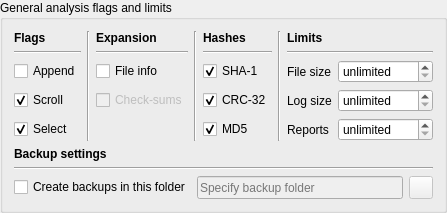
            <widget class="QGroupBox" name="groupBoxFlagsAndLimits">
             <property name="sizePolicy">
              <sizepolicy hsizetype="MinimumExpanding" vsizetype="Minimum">
               <horstretch>0</horstretch>
               <verstretch>0</verstretch>
              </sizepolicy>
             </property>
             <property name="title">
              <string>General analysis flags and limits</string>
             </property>
             <layout class="QGridLayout" name="gridLayout_7">
              <item row="0" column="0">
               <layout class="QGridLayout" name="gridLayoutFlagsAndLimits">
                <item row="3" column="6">
                 <widget class="QLabel" name="labelMaxLogSize">
                  <property name="sizePolicy">
                   <sizepolicy hsizetype="Fixed" vsizetype="Preferred">
                    <horstretch>0</horstretch>
                    <verstretch>0</verstretch>
                   </sizepolicy>
                  </property>
                  <property name="text">
                   <string>Log size</string>
                  </property>
                 </widget>
                </item>
                <item row="1" column="0">
                 <widget class="Line" name="line_4">
                  <property name="orientation">
                   <enum>Qt::Horizontal</enum>
                  </property>
                 </widget>
                </item>
                <item row="0" column="6" colspan="2">
                 <widget class="QLabel" name="labelGeneralLimits">
                  <property name="text">
                   <string>&lt;html&gt;&lt;head/&gt;&lt;body&gt;&lt;p&gt;&lt;span style=&quot; font-weight:600;&quot;&gt;Limits&lt;/span&gt;&lt;/p&gt;&lt;/body&gt;&lt;/html&gt;</string>
                  </property>
                 </widget>
                </item>
                <item row="1" column="6" colspan="2">
                 <widget class="Line" name="line_7">
                  <property name="orientation">
                   <enum>Qt::Horizontal</enum>
                  </property>
                 </widget>
                </item>
                <item row="0" column="0">
                 <widget class="QLabel" name="labelGeneralFlags">
                  <property name="text">
                   <string>&lt;html&gt;&lt;head/&gt;&lt;body&gt;&lt;p&gt;&lt;span style=&quot; font-weight:600;&quot;&gt;Flags&lt;/span&gt;&lt;/p&gt;&lt;/body&gt;&lt;/html&gt;</string>
                  </property>
                 </widget>
                </item>
                <item row="4" column="4">
                 <widget class="QCheckBox" name="checkBoxCalculateMD5">
                  <property name="toolTip">
                   <string>Calculate MD5 hash</string>
                  </property>
                  <property name="text">
                   <string>MD5</string>
                  </property>
                  <property name="checked">
                   <bool>true</bool>
                  </property>
                 </widget>
                </item>
                <item row="2" column="7">
                 <widget class="QSpinBox" name="spinBoxMaxFileSize">
                  <property name="toolTip">
                   <string>Maximum size (in MB) of files to be loaded, files are skipped when they are bigger than that (0 = no limit)</string>
                  </property>
                  <property name="specialValueText">
                   <string>unlimited</string>
                  </property>
                  <property name="suffix">
                   <string> MB</string>
                  </property>
                  <property name="minimum">
                   <number>0</number>
                  </property>
                  <property name="maximum">
                   <number>999999</number>
                  </property>
                  <property name="singleStep">
                   <number>100</number>
                  </property>
                  <property name="value">
                   <number>0</number>
                  </property>
                 </widget>
                </item>
                <item row="4" column="7">
                 <widget class="QSpinBox" name="spinBoxMaxReports">
                  <property name="toolTip">
                   <string>Maximum number of reported sets held in memory (0 = no limit)</string>
                  </property>
                  <property name="specialValueText">
                   <string>unlimited</string>
                  </property>
                  <property name="minimum">
                   <number>0</number>
                  </property>
                  <property name="maximum">
                   <number>999999</number>
                  </property>
                  <property name="singleStep">
                   <number>100</number>
                  </property>
                  <property name="value">
                   <number>0</number>
                  </property>
                 </widget>
                </item>
                <item row="2" column="6">
                 <widget class="QLabel" name="labelMaxFileSize">
                  <property name="sizePolicy">
                   <sizepolicy hsizetype="Fixed" vsizetype="Preferred">
                    <horstretch>0</horstretch>
                    <verstretch>0</verstretch>
                   </sizepolicy>
                  </property>
                  <property name="text">
                   <string>File size</string>
                  </property>
                 </widget>
                </item>
                <item row="0" column="1" rowspan="5">
                 <widget class="Line" name="line">
                  <property name="orientation">
                   <enum>Qt::Vertical</enum>
                  </property>
                 </widget>
                </item>
                <item row="4" column="0">
                 <widget class="QCheckBox" name="checkBoxSelectGame">
                  <property name="toolTip">
                   <string>Select machine in machine list if selected in analysis report?</string>
                  </property>
                  <property name="text">
                   <string>Select</string>
                  </property>
                  <property name="checked">
                   <bool>true</bool>
                  </property>
                 </widget>
                </item>
                <item row="3" column="7">
                 <widget class="QSpinBox" name="spinBoxMaxLogSize">
                  <property name="toolTip">
                   <string>Maximum number of lines in log (0 = no limit)</string>
                  </property>
                  <property name="specialValueText">
                   <string>unlimited</string>
                  </property>
                  <property name="suffix">
                   <string> lines</string>
                  </property>
                  <property name="minimum">
                   <number>0</number>
                  </property>
                  <property name="maximum">
                   <number>999999</number>
                  </property>
                  <property name="singleStep">
                   <number>100</number>
                  </property>
                  <property name="value">
                   <number>0</number>
                  </property>
                 </widget>
                </item>
                <item row="2" column="4">
                 <widget class="QCheckBox" name="checkBoxCalculateSHA1">
                  <property name="toolTip">
                   <string>Calculate SHA-1 hash</string>
                  </property>
                  <property name="text">
                   <string>SHA-1</string>
                  </property>
                  <property name="checked">
                   <bool>true</bool>
                  </property>
                 </widget>
                </item>
                <item row="0" column="2">
                 <widget class="QLabel" name="labelGeneralExpansion">
                  <property name="text">
                   <string>&lt;html&gt;&lt;head/&gt;&lt;body&gt;&lt;p&gt;&lt;span style=&quot; font-weight:600;&quot;&gt;Expansion&lt;/span&gt;&lt;/p&gt;&lt;/body&gt;&lt;/html&gt;</string>
                  </property>
                 </widget>
                </item>
                <item row="3" column="2">
                 <widget class="QCheckBox" name="checkBoxExpandChecksums">
                  <property name="enabled">
                   <bool>false</bool>
                  </property>
                  <property name="toolTip">
                   <string>Automatically expand calculated check-sums</string>
                  </property>
                  <property name="text">
                   <string>Check-sums</string>
                  </property>
                 </widget>
                </item>
                <item row="0" column="4">
                 <widget class="QLabel" name="labelGeneralHashes">
                  <property name="text">
                   <string>&lt;html&gt;&lt;head/&gt;&lt;body&gt;&lt;p&gt;&lt;span style=&quot; font-weight:600;&quot;&gt;Hashes&lt;/span&gt;&lt;/p&gt;&lt;/body&gt;&lt;/html&gt;</string>
                  </property>
                 </widget>
                </item>
                <item row="2" column="0">
                 <widget class="QCheckBox" name="checkBoxAppendReport">
                  <property name="toolTip">
                   <string>If set, analysis output is appended (otherwise the report is cleared before the analysis)</string>
                  </property>
                  <property name="text">
                   <string>Append</string>
                  </property>
                 </widget>
                </item>
                <item row="2" column="2">
                 <widget class="QCheckBox" name="checkBoxExpandFiles">
                  <property name="toolTip">
                   <string>Automatically expand file info</string>
                  </property>
                  <property name="text">
                   <string>File info</string>
                  </property>
                 </widget>
                </item>
                <item row="3" column="4">
                 <widget class="QCheckBox" name="checkBoxCalculateCRC">
                  <property name="toolTip">
                   <string>Calculate CRC-32 check-sum</string>
                  </property>
                  <property name="text">
                   <string>CRC-32</string>
                  </property>
                  <property name="checked">
                   <bool>true</bool>
                  </property>
                 </widget>
                </item>
                <item row="1" column="4">
                 <widget class="Line" name="line_6">
                  <property name="orientation">
                   <enum>Qt::Horizontal</enum>
                  </property>
                 </widget>
                </item>
                <item row="3" column="0">
                 <widget class="QCheckBox" name="checkBoxAutoScroll">
                  <property name="toolTip">
                   <string>Automatically scroll to the currently analyzed machine</string>
                  </property>
                  <property name="text">
                   <string>Scroll</string>
                  </property>
                  <property name="checked">
                   <bool>true</bool>
                  </property>
                 </widget>
                </item>
                <item row="1" column="2">
                 <widget class="Line" name="line_5">
                  <property name="orientation">
                   <enum>Qt::Horizontal</enum>
                  </property>
                 </widget>
                </item>
                <item row="0" column="3" rowspan="5">
                 <widget class="Line" name="line_2">
                  <property name="orientation">
                   <enum>Qt::Vertical</enum>
                  </property>
                 </widget>
                </item>
                <item row="4" column="6">
                 <widget class="QLabel" name="labelMaxReports">
                  <property name="sizePolicy">
                   <sizepolicy hsizetype="Fixed" vsizetype="Preferred">
                    <horstretch>0</horstretch>
                    <verstretch>0</verstretch>
                   </sizepolicy>
                  </property>
                  <property name="text">
                   <string>Reports</string>
                  </property>
                 </widget>
                </item>
                <item row="0" column="5" rowspan="5">
                 <widget class="Line" name="line_3">
                  <property name="orientation">
                   <enum>Qt::Vertical</enum>
                  </property>
                 </widget>
                </item>
                <item row="7" column="0" colspan="8">
                 <layout class="QHBoxLayout" name="horizontalLayout_7">
                  <item>
                   <widget class="QCheckBox" name="checkBoxCreateBackups">
                    <property name="toolTip">
                     <string>Create backups whenever modifying / overwriting files by copying them to the specified folder</string>
                    </property>
                    <property name="text">
                     <string>Create backups in this folder</string>
                    </property>
                   </widget>
                  </item>
                  <item>
                   <widget class="QLineEdit" name="lineEditBackupFolder">
                    <property name="enabled">
                     <bool>false</bool>
                    </property>
                    <property name="sizePolicy">
                     <sizepolicy hsizetype="MinimumExpanding" vsizetype="Minimum">
                      <horstretch>0</horstretch>
                      <verstretch>0</verstretch>
                     </sizepolicy>
                    </property>
                    <property name="toolTip">
                     <string>Backup folder (write)</string>
                    </property>
                    <property name="placeholderText">
                     <string>Specify backup folder</string>
                    </property>
                   </widget>
                  </item>
                  <item>
                   <widget class="QToolButton" name="toolButtonBrowseBackupFolder">
                    <property name="enabled">
                     <bool>false</bool>
                    </property>
                    <property name="sizePolicy">
                     <sizepolicy hsizetype="Fixed" vsizetype="Minimum">
                      <horstretch>0</horstretch>
                      <verstretch>0</verstretch>
                     </sizepolicy>
                    </property>
                    <property name="toolTip">
                     <string>Browse the backup folder</string>
                    </property>
                    <property name="icon">
                     <iconset resource="qmc2.qrc">
                      <normaloff>:/data/img/fileopen.png</normaloff>:/data/img/fileopen.png</iconset>
                    </property>
                   </widget>
                  </item>
                 </layout>
                </item>
                <item row="5" column="0" colspan="8">
                 <widget class="QLabel" name="label">
                  <property name="text">
                   <string>&lt;html&gt;&lt;head/&gt;&lt;body&gt;&lt;p&gt;&lt;span style=&quot; font-weight:600;&quot;&gt;Backup settings&lt;/span&gt;&lt;/p&gt;&lt;/body&gt;&lt;/html&gt;</string>
                  </property>
                 </widget>
                </item>
                <item row="6" column="0" colspan="8">
                 <widget class="Line" name="line_21">
                  <property name="orientation">
                   <enum>Qt::Horizontal</enum>
                  </property>
                 </widget>
                </item>
               </layout>
              </item>
             </layout>
            </widget>
